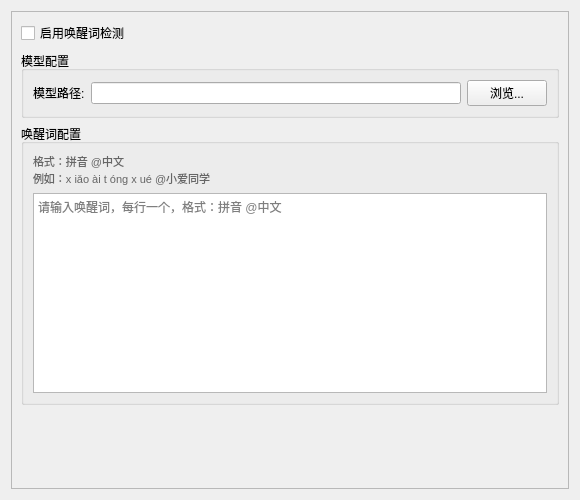
<?xml version="1.0" encoding="UTF-8"?>
<ui version="4.0">
 <class>WakeWordWidget</class>
 <widget class="QWidget" name="WakeWordWidget">
  <property name="geometry">
   <rect>
    <x>0</x>
    <y>0</y>
    <width>580</width>
    <height>500</height>
   </rect>
  </property>
  <property name="windowTitle">
   <string>唤醒词</string>
  </property>
  <layout class="QVBoxLayout" name="verticalLayout">
   <item>
    <widget class="QScrollArea" name="scrollArea">
     <property name="widgetResizable">
      <bool>true</bool>
     </property>
     <widget class="QWidget" name="scrollAreaWidgetContents">
      <property name="geometry">
       <rect>
        <x>0</x>
        <y>0</y>
        <width>578</width>
        <height>480</height>
       </rect>
      </property>
      <layout class="QVBoxLayout" name="contentLayout">
       <item>
        <widget class="QCheckBox" name="use_wake_word_check">
         <property name="text">
          <string>启用唤醒词检测</string>
         </property>
        </widget>
       </item>
       <item>
        <widget class="QGroupBox" name="model_group">
         <property name="title">
          <string>模型配置</string>
         </property>
         <layout class="QFormLayout" name="modelLayout">
          <item row="0" column="0">
           <widget class="QLabel" name="label_model_path">
            <property name="text">
             <string>模型路径:</string>
            </property>
           </widget>
          </item>
          <item row="0" column="1">
           <layout class="QHBoxLayout" name="model_path_layout">
            <item>
             <widget class="QLineEdit" name="model_path_edit"/>
            </item>
            <item>
             <widget class="QPushButton" name="model_path_btn">
              <property name="text">
               <string>浏览...</string>
              </property>
             </widget>
            </item>
           </layout>
          </item>
         </layout>
        </widget>
       </item>
       <item>
        <widget class="QGroupBox" name="keywords_group">
         <property name="title">
          <string>唤醒词配置</string>
         </property>
         <layout class="QVBoxLayout" name="keywords_layout">
          <item>
           <widget class="QLabel" name="keywords_help">
            <property name="text">
             <string>格式：拼音 @中文
例如：x iǎo ài t óng x ué @小爱同学</string>
            </property>
            <property name="styleSheet">
             <string>color: #666666; font-size: 11px;</string>
            </property>
           </widget>
          </item>
          <item>
           <widget class="QTextEdit" name="wake_words_edit">
            <property name="minimumSize">
             <size>
              <width>0</width>
              <height>200</height>
             </size>
            </property>
            <property name="placeholderText">
             <string>请输入唤醒词，每行一个，格式：拼音 @中文</string>
            </property>
           </widget>
          </item>
         </layout>
        </widget>
       </item>
       <item>
        <spacer name="verticalSpacer">
         <property name="orientation">
          <enum>Qt::Vertical</enum>
         </property>
         <property name="sizeHint" stdset="0">
          <size>
           <width>20</width>
           <height>40</height>
          </size>
         </property>
        </spacer>
       </item>
      </layout>
     </widget>
    </widget>
   </item>
  </layout>
 </widget>
 <resources/>
 <connections/>
</ui>
